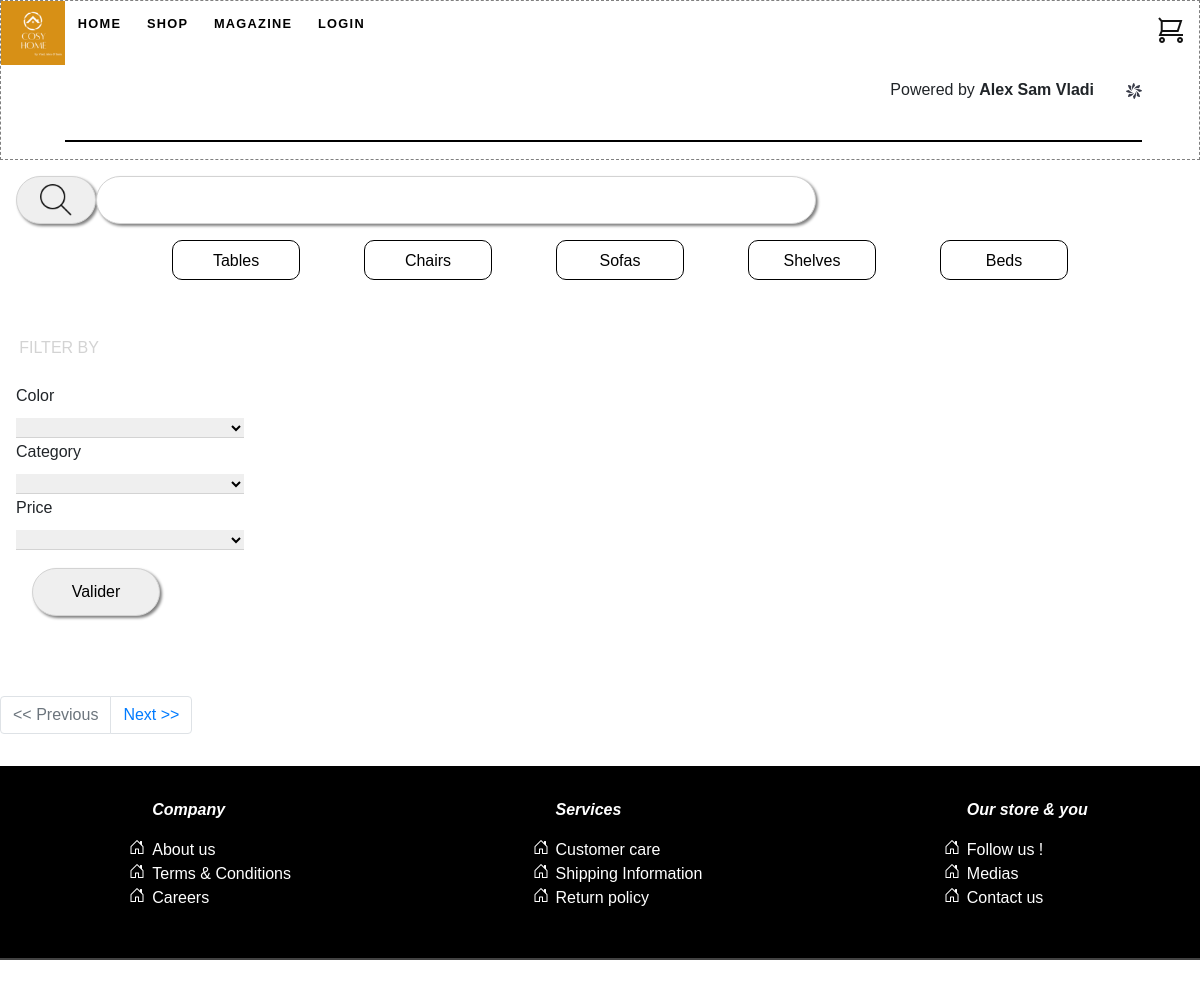
Before: / with the older database file.
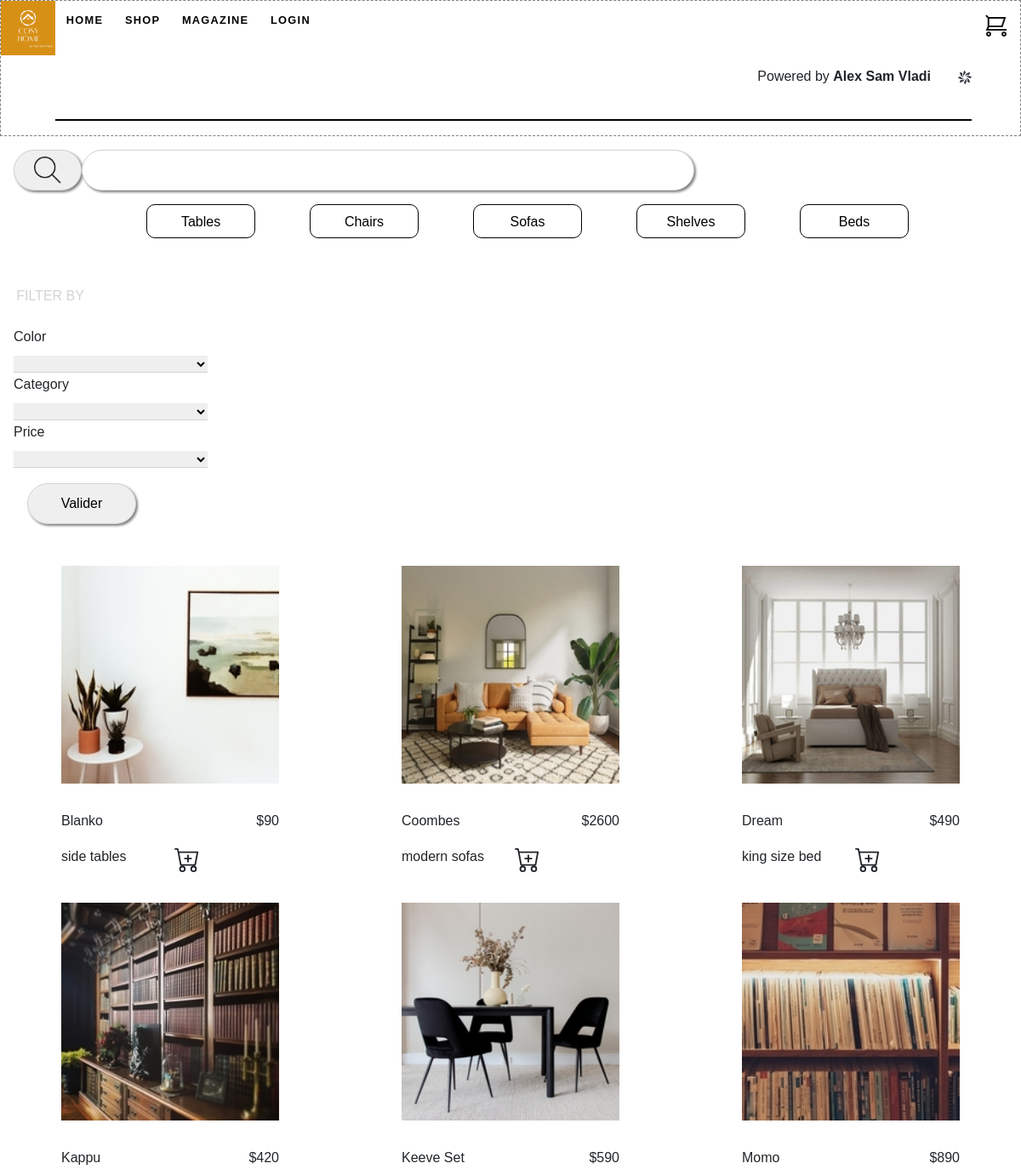
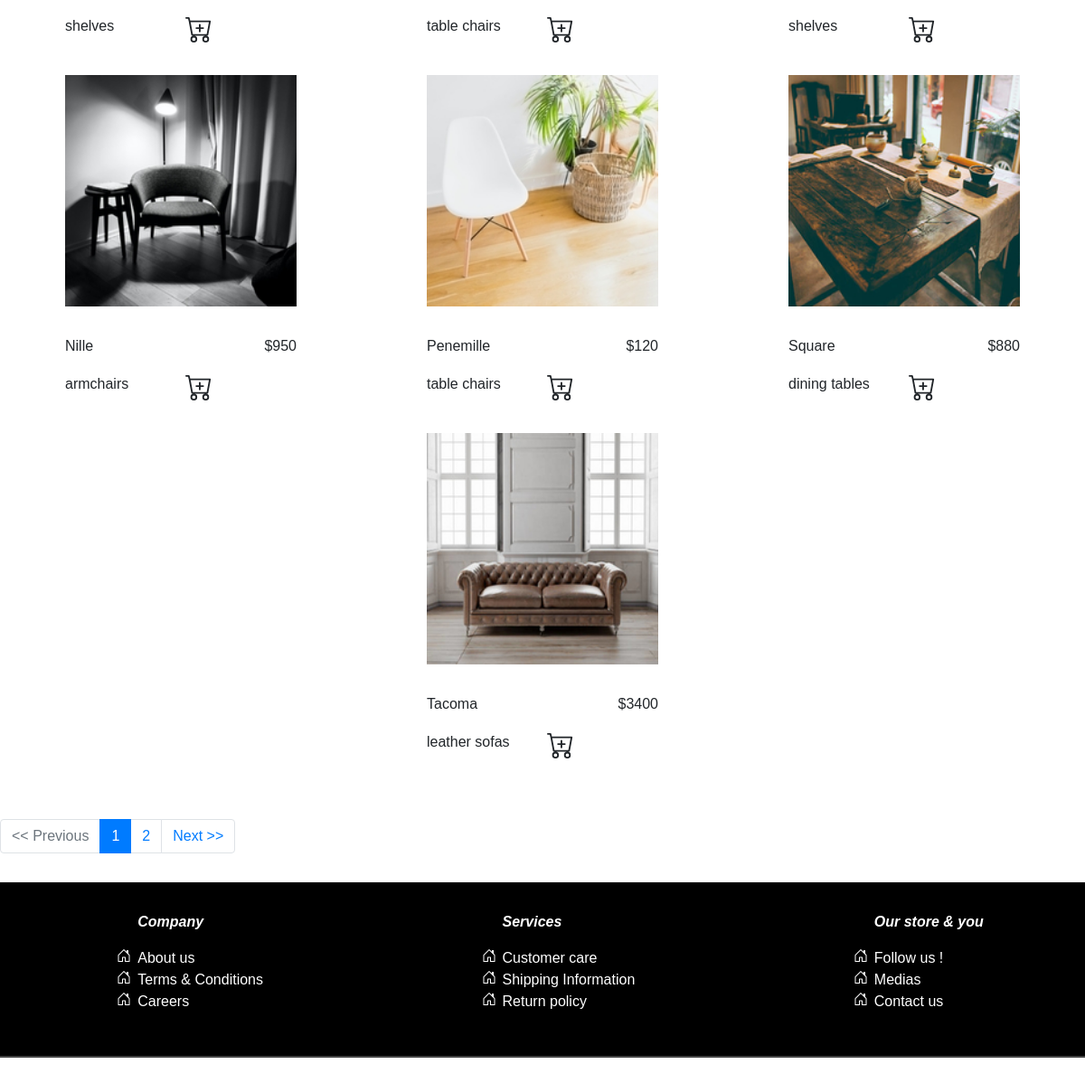
After: the same page with the newer database file (2 pictures, top to bottom).
### tables this page shows
CREATE TABLE `products` (
  `id` int NOT NULL AUTO_INCREMENT,
  `name` varchar(255) NOT NULL DEFAULT '0',
  `price` int NOT NULL DEFAULT '0',
  `photo` varchar(255) DEFAULT NULL,
  `description` varchar(255) DEFAULT NULL,
  `category_id` int NOT NULL DEFAULT '0',
  `category_name` varchar(255) DEFAULT NULL,
  `parent_category_id` int DEFAULT NULL,
  `parent_category_name` varchar(255) DEFAULT NULL,
  PRIMARY KEY (`id`)
);

### index.php (the view, shortened to what this page needs)
<?php
include_once("./includes/header.php");
include_once("./includes/my_connection.php");
?>
<body>
    <form action="result.php" method="post">
        <div class="search_bar">
            <button type="valid"><img class="loupe" src="./images/Search.png" alt="search" name="valid"></button>
            <input type="search" id="site-search" name="search">
        </div>
    </form>
    <aside class="categories">
        <ul>
            <li><a href="tables.php"> Tables</a></li>
            <li><a href="chairs.php"> Chairs </a></li>
            <li><a href="sofas.php"> Sofas </a></li>
            <li><a href="shelves.php"> Shelves </a></li>
            <li><a href="beds.php"> Beds </a></li>
        </ul>
    </aside>
    <div class="filter">
        <p class="filter_by">Filter by</p>
        <form action="" method="get">
            <div>
                <label for="filter_collection">Color</label>
                <select name="color" class="form-select" aria-label="Default select example">
                    <option value=""></option>
                    <option value="white">white</option>
                </select>
            </div>
            <div>
                <label for="filter_collection">Category</label>
                <select name="category" class="form-select" aria-label="Default select example">
                    <option value=""></option>
                    <option value="chairs">chairs</option>
                </select>
            </div>
            <div>
                <label for="filter_collection">Price</label>
                <select name="price" class="form-select" aria-label="Default select example">
                    <option value=""></option>
                    <option value="250">&dollar;0 - &dollar;250</option>
                </select>
            </div>
            <button type="valid" name="filtre">Valider</button>
        </form>
    </div>
    <div class="gallerie">
        <?php
        if (isset($_GET['page']) && !empty($_GET['page'])) {
            $currentPage = (int) strip_tags($_GET['page']);
        } else {
            $currentPage = 1;
        }
        $sql = "SELECT COUNT(*) AS 'nbr_art' FROM products;";
        $query = $connect->prepare($sql);
        $query->execute();
        $res = $query->fetch();
        $nbr_art = (int)$res['nbr_art'];
        $parPage = 10;
        $pages = ceil($nbr_art / $parPage);
        $premier = ($currentPage-1) * $parPage;
        $sql = 'SELECT * FROM products ORDER BY name ASC LIMIT :premier, :parpage';
        $qry = $connect->prepare($sql);
        $qry->bindValue(':premier', $premier, PDO::PARAM_INT);
        $qry->bindValue(':parpage', $parPage, PDO::PARAM_INT);
        $qry->execute();
        $articles = $qry->fetchAll();
        foreach($articles as $article)
        {
            ?>
            <table class="gallerie">
                <tbody>
                    <td>
                        <div class='image'>
                        <a href="shop_product.php?id=<?= $article['id'] ?>">
                            <img class="product" src="<?= $article["photo"]; ?>" alt="<?= $article['parent_category_name']; ?>" />
                        </a>
                        </div>
                        <div class="refs">
                        <p class="title"><?= $article['name']; ?></p>
                        <p class="price"> &dollar;<?= $article['price']; ?></p>
                        <p class="categorie"><?= $article['category_name']; ?></p>
                        </div>
                    </td>
                </tbody>
            </table>
        <?php   }
        ?>
    </div>
    <ul class="pagination">
        <li class="page-item <?= ($currentPage == 1) ? "disabled" : "" ?>">
            <a href="./?page=<?= $currentPage - 1 ?>" class="page-link"> << Previous</a>
        </li>
        <?php for ($page = 1; $page <= $pages; $page++) : ?>
            <li class="page-item <?= ($currentPage == $page) ? "active" : "" ?>">
                <a href="./?page=<?= $page ?>" class="page-link"><?= $page ?></a>
            </li>
        <?php endfor ?>
        <li class="page-item <?= ($currentPage == $pages) ? "disabled" : "" ?>">
            <a href="./?page=<?= $currentPage + 1 ?>" class="page-link">Next >></a>
        </li>
    </ul>
    <?php include_once("./includes/footer.php"); ?>
</body>
</html>

### includes/header.php (shortened to what this page needs)
<!DOCTYPE html>
<html lang="en">
<head>
    <link rel="stylesheet" href="https://stackpath.bootstrapcdn.com/bootstrap/4.3.1/css/bootstrap.min.css">
    <link type="text/css" rel="stylesheet" href="style.css" />
</head>
<header>
<div class="logo">
    <img class="logo" src="./images/logo-vsa.png" alt="logo">
</div>
<nav>
    <div id="menu">
    <a class="shop" href="index.php">Home</a>
    <a class="shop" href="index.php">Shop</a>
    <a class="shop" href="index.php">Magazine</a>
        <?php if (isset($_SESSION["log_user"])):?>
        <a class="log" href='useraccount.php'>Your account</a>
        <a class="log" href="logout.php">Logout</a>
        <h6>Welcome <?php echo htmlentities($_SESSION["log_user"]); ?> </h6>
            <?php else:?>
            <a class="log" href="signin.php">Login</a>
            <?php endif; ?>
    </div>
    <div class="banner">
        <div> <p>Powered by <b>Alex Sam Vladi</b></p></div>
        <div> <img src="./images/Sajari Logo.png" alt="sajari-logo"></div>
    </div>
</nav>
<div id="best">
    <div>
    <img src="./images/Cart Button.png" alt="your cart">
    </div>
</header>

### includes/footer.php (shortened to what this page needs)
<footer >
<div id="Company">
	<div>
		<ul>
			<p>Company</p>
			<li>About us</li>
			<li>Terms & Conditions</li>
			<li>Careers</li>
		</ul>
	</div>
	<div>
		<ul>
			<p>Services</p>
			<li>Customer care</li>
			<li>Shipping Information</li>
			<li>Return policy</li>
		</ul>
	</div>
	<div>
		<ul>
			<p>Our store & you</p>
			<li>Follow us !</li>
			<li>Medias</li>
			<li>Contact us</li>
		</ul>
	</div>
</div>
</footer>

### style.css (style rules this page uses)
@media only screen and (min-width: 786px) { header { height: 10em; } }
@media only screen and (min-width: 786px) { nav { width:90%; } }
@media only screen and (min-width: 786px) { #menu { height: 4em; margin-bottom: 2em; width:100%; } }
@media only screen and (min-width: 786px) { #best img { margin:1em; } }
@media only screen and (min-width: 786px) { .banner div { height:2em; } }
@media only screen and (min-width: 786px) { .filter { width:20%; } }
body { font-family: 'robotoregular', Arial, sans-serif; margin: 0px; }
a { text-decoration: none !important; color:black; }
#menu { text-transform: uppercase; font-size: 0.8em; font-weight: 600; list-style-type: none; display: flex; flex-direction: row; padding-left: 0; letter-spacing: 0.1em; }
header { width: 100%; display: flex; flex-direction: row; border: 1px dashed gray; }
.logo { width: 4em; height: auto; }
#menu a { height:5em; transition: 0.4s; margin: 0; padding: 1em; }
.banner { height: 4em; padding: 0; border-bottom: 0.15em solid rgb(0, 0, 0); display: flex; flex-direction: row; justify-content: right; }
.banner div { margin-left: 2em; }
aside { width:100%; }
.categories ul { list-style: none; display: flex; flex-direction: row; justify-items: center; justify-content: center; }
.categories li { width: 8em; height: 2.5em; margin: 2em; color:black; border-radius: 10px; border: 1px solid black; justify-content: center; text-align: center; padding: 0.5em; }
button { width: 8em; height:3em; margin:1em; border-radius: 5em; border: 1px solid lightgray; box-shadow: 2px 2px 3px gray; }
input { margin:0.5em; border-radius: 30px; padding-inline-start: 0.5em; }
.filter { margin-left: 1em; grid-area: "filter"; }
.filter_by { padding-left: 0.2em; text-transform: uppercase; color:lightgray; }
.filter p { margin: 1.5em 0em; padding-left: 0.2em; }
.form-select { border-style: none; border-bottom: 0.1em solid lightgray; width: 95%; }
.gallerie { display:flex; flex-direction: row; flex-wrap: wrap; justify-content: space-around; }
.product { padding: 2em; width: 20em; height: 20em; }
.price { text-align:right; }
.search_bar { height:3em; width:100%; display:flex; flex-direction:row; }
.search_bar #site-search { width:60%; height: 3em; margin: 1em 0; border-radius: 30px; border: 1px solid lightgray; box-shadow: 2px 2px 3px gray; padding-inline-start: 1em; }
.search_bar button { width:5em !important; margin-right: 0 !important; }
.loupe { width:2em; height: 2em; }
footer { width:100%; display:flex; margin: 2em 0; }
#Company { width:100%; display:flex; flex-direction: row; justify-content:space-around; border-bottom: 2px solid #424242; background-color: black; color:white; }
#Company div { margin:2em; }
#Company p { font-style: italic; font-weight: bold; }
#Company div li { list-style:url("./images/house-door.svg"); }
.pagination { margin-top: 4em; }
.refs { display: grid; grid-template-columns: repeat(2, 1fr); grid-gap: 10px; grid-auto-rows: minmax(2em, 1em); padding: 0 2em; }
td { vertical-align: middle; align-items: center; align-content: center; }

Changed rows visible on the page:
added products: photo (picture), name "Blanko", price "90", category_name "side tables"
added products: photo (picture), name "Coombes", price "2600", category_name "modern sofas"
added products: photo (picture), name "Dream", price "490", category_name "king size bed"
added products: photo (picture), name "Kappu", price "420", category_name "shelves"
added products: photo+parent_category_name (picture), name "Keeve Set", price "590", category_name "table chairs"
added products: photo (picture), name "Momo", price "890", category_name "shelves"
added products: photo (picture), name "Nille", price "950", category_name "armchairs"
added products: photo (picture), name "Penemille", price "120", category_name "table chairs"
added products: photo (picture), name "Square", price "880", category_name "dining tables"
added products: photo (picture), name "Tacoma", price "3400", category_name "leather sofas"
Other visible differences:
new list line: "1"
new list line: "2"
